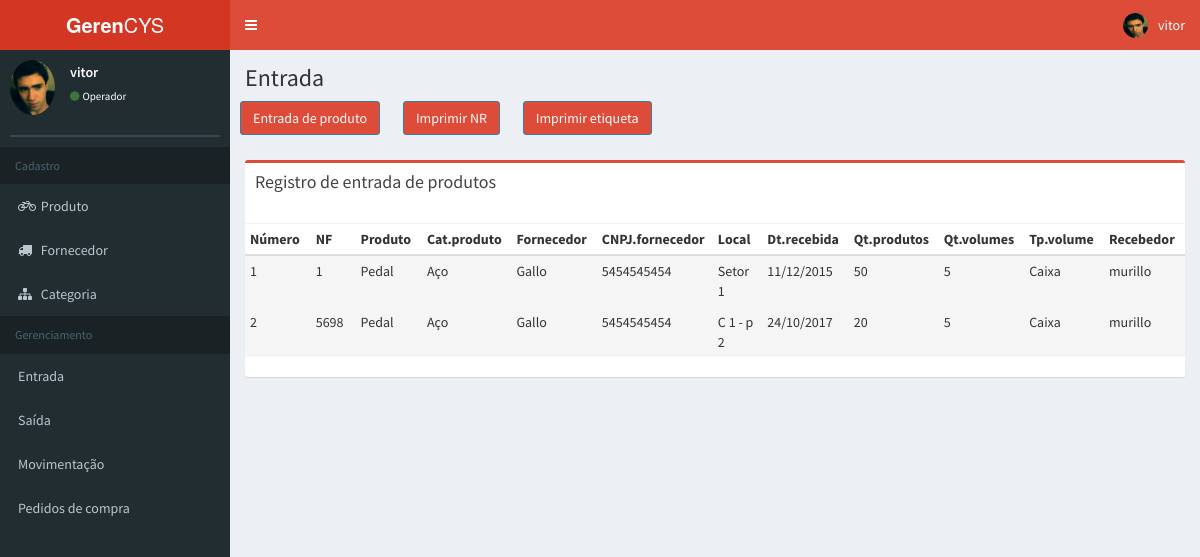
The page /entrada.php (signed in) on the database its author committed.
### tables this page shows
CREATE TABLE IF NOT EXISTS `tb_entrada` (
  `cd_entrada` int(11) NOT NULL,
  `cd_produto` int(11) DEFAULT NULL,
  `dt_entrada` varchar(10) NOT NULL,
  `qt_volume` int(20) NOT NULL,
  `qt_recebido` decimal(40,0) NOT NULL,
  `nm_volume` varchar(20) NOT NULL,
  `ds_local` varchar(60) NOT NULL,
  `cd_nf` varchar(15) NOT NULL,
  `nm_usuario` varchar(60) NOT NULL,
  PRIMARY KEY (`cd_entrada`),
  KEY `fk_entrada_produto` (`cd_produto`)
);

CREATE TABLE IF NOT EXISTS `tb_produto` (
  `cd_produto` int(11) NOT NULL,
  `cd_fornecedor` int(11) DEFAULT NULL,
  `nm_produto` varchar(60) NOT NULL,
  `cd_categoria` int(11) DEFAULT NULL,
  PRIMARY KEY (`cd_produto`),
  KEY `fk_produto_categoria` (`cd_categoria`),
  KEY `fk_produto_fornecedor` (`cd_fornecedor`)
);

CREATE TABLE IF NOT EXISTS `tb_categoria` (
  `cd_categoria` int(11) NOT NULL,
  `nm_categoria` varchar(60) NOT NULL,
  PRIMARY KEY (`cd_categoria`)
);

CREATE TABLE IF NOT EXISTS `tb_fornecedor` (
  `cd_fornecedor` int(11) NOT NULL,
  `nm_fornecedor` varchar(60) NOT NULL,
  `cd_cnpj` char(18) NOT NULL,
  `cd_telefone` varchar(14) NOT NULL,
  PRIMARY KEY (`cd_fornecedor`)
);

### system/database.php (called while the page is built, shortened)
<?php
	function DBRead($table, $params = null, $fields = '*'){
		$params = ($params) ? " {$params}" : null;
		$query 	= "SELECT {$fields} FROM {$table}{$params}";
		$result	= DBExecute($query);
		if(!mysqli_num_rows($result))
			return false;
		else {
			while ($res = mysqli_fetch_assoc($result)){
				$data[] = $res;
			}
			return $data;
		}
	}
	function DBExecute($query, $insertId = false){
		$link 	= DBConnect();
		$result = @mysqli_query($link, $query) or die(mysqli_error($link));
		return $result;
	}
	function DBConnect(){
		$link = @mysqli_connect(DB_HOSTNAME, DB_USERNAME, DB_PASSWORD, DB_DATABASE) or die(mysqli_connect_error());
		mysqli_set_charset($link, DB_CHARSET) or die(mysqli_error($link));
		return $link;
	}

### entrada.php (the view, shortened to what this page needs)
<?php
    require 'system/database.php';
?>
<?php
    if(!isset($_SESSION["usuario"]) || !isset($_SESSION["senha"]))
    {
        header("Location: index.php");
        exit;
    }
    else
    {
?>
<!DOCTYPE html>
<html>
    <head>
        <link href="bootstrap/css/bootstrap.min.css" rel="stylesheet" type="text/css">
        <link href="https://maxcdn.bootstrapcdn.com/font-awesome/4.3.0/css/font-awesome.min.css"
        rel="stylesheet" type="text/css">
        <link href="https://code.ionicframework.com/ionicons/2.0.1/css/ionicons.min.css"
        rel="stylesheet" type="text/css">
        <link href="dist/css/AdminLTE.min.css" rel="stylesheet" type="text/css">
        <link href="dist/css/skins/skin-red.min.css" rel="stylesheet" type="text/css">
    </head>
        <body class="skin-red fixed sidebar-mini">
        <div class="wrapper">
            <header class="main-header fixed">
                <a href="#" class="logo">
                <span class="logo-lg"><b>Geren</b>CYS</span>
            </a>
                <nav class="navbar navbar-static-top" role="navigation">
                    <a href="#" class="sidebar-toggle" data-toggle="offcanvas" role="button">
                    </a>
                    <div class="navbar-custom-menu">
                        <ul class="nav navbar-nav">
                            <li class="dropdown user user-menu">
                                <a href="#" class="dropdown-toggle" data-toggle="dropdown">
                                    <img src="<?php echo $_SESSION["foto"];?>" class="user-image" alt="User Image">
                                    <span class="hidden-xs"><?php echo $_SESSION["usuario"];?></span>
                                </a>
                            </li>
                        </ul>
                    </div>
                </nav>
            </header>
            <aside class="main-sidebar" style="position: fixed; max-height: 100%;
        overflow: auto;">
                <section class="sidebar">
                    <div class="user-panel">
                        <div class="pull-left image">
                            <img src="<?php echo $_SESSION["foto"];?>" class="img-circle" alt="User Image">
                        </div>
                        <div class="pull-left info">
                            <p><?php echo $_SESSION["usuario"];?></p>
                            <a><i class="fa fa-circle text-success"></i><?php echo $_SESSION["tipo"];?></a>
                        </div>
                    </div>
                    <form action="#" method="get" class="sidebar-form">
                    </form>
                    <ul class="sidebar-menu">
                        <li class="header">Cadastro</li>
                        <li>
                            <a href="produto.php"><i class="fa  fa-bicycle"></i> <span>Produto</span></a>
                        </li>
                        <li>
                            <a href="fornecedor.php"><i class="fa fa-truck"></i> <span>Fornecedor</span></a>
                        </li>
                        <li>
                            <a href="categoria.php"><i class="fa fa-sitemap"></i> <span>Categoria</span></a>
                        </li>
                        <li class="header">Gerenciamento</li>
                        <li>
                            <a href="entrada.php"><span>Entrada</span></a>
                        </li>
                        <li>
                            <a href="saida.php"><span>Saída</span></a>
                        </li>
                        <li>
                            <a href="controle.php"><span>Movimentação</span></a>
                        </li>
                        <li>
                            <a href="pedido.php"><span>Pedidos de compra</span></a>
                        </li>
                    </ul>
                </section>
            </aside>
            <div class="content-wrapper hidden-sm">
                <section class="content-header">
                    <h1>Entrada
                    </h1>
                </section>
                    <button class="bg-red btn btn-primary margin" data-toggle="modal" data-target="#modalnewentrada">Entrada de produto</button>
                        <section class="modal fade" id="modalnewentrada">
                            <div class="modal-dialog">
                                <div class="modal-content">
                                    <div class="modal-body">
                                        <form action="" method="POST">
                                        value="<?php
                                                $cadastro = DBRead("tb_entrada");
                                        ?>" readonly="readonly">
                                            <?php
                                                $produto = DBRead("tb_produto
                                                                    inner JOIN tb_fornecedor
                                                                        on tb_produto.cd_fornecedor = tb_fornecedor.cd_fornecedor
                                                                            inner JOIN tb_categoria
                                                                                on tb_produto.cd_categoria = tb_categoria.cd_categoria");
                                            ?>
										<label><font>Qt. volume<font></label>
                                    </div>
                                </div>
                            </div>
                        </section>
                    <button class="bg-red btn btn-primary margin" data-toggle="modal" data-target="#modalnr">Imprimir NR</button>
                    <button class="bg-red btn btn-primary margin" data-toggle="modal" data-target="#modaletiqueta">Imprimir etiqueta</button>
                <section class="content">
                    <div class="box box-danger">
                        <div class="box-header">
                            <h3 class="box-title">Registro de entrada de produtos</h3>
                        </div>
                        <div class="box-body">
                        </div>
                        <div class="row">
                            <div class="col-sm-12" style="overflow: auto;">
                                <table id="tb_produtos" role="grid" aria-describedby="example1_info" class="table table-condensed table-hover">
                                    <tbody>
                                        <tr role="row">
                                            <th class="sorting" tabindex="0" aria-controls="tb_entrada" rowspan="1" colspan="1" style="width: 180px;">Número</th>
                                            <th class="sorting" tabindex="0" aria-controls="tb_entrada" rowspan="1" colspan="1" style="width: 180px;">NF</th>
											<th class="sorting" tabindex="0" aria-controls="tb_entrada" rowspan="1" colspan="1" style="width: 180px;">Produto</th>
                                            <th class="sorting" tabindex="0" aria-controls="tb_entrada" rowspan="1" colspan="1" style="width: 180px;">Cat.produto</th>
											<th class="sorting" tabindex="0" aria-controls="tb_entrada" rowspan="1" colspan="1" style="width: 180px;">Fornecedor</th>
											<th class="sorting" tabindex="0" aria-controls="tb_entrada" rowspan="1" colspan="1" style="width: 180px;">CNPJ.fornecedor</th>
											<th class="sorting" tabindex="0" aria-controls="tb_entrada" rowspan="1" colspan="1" style="width: 180px;">Local</th>
											<th class="sorting" tabindex="0" aria-controls="tb_entrada" rowspan="1" colspan="1" style="width: 180px;">Dt.recebida</th>
											<th class="sorting" tabindex="0" aria-controls="tb_entrada" rowspan="1" colspan="1" style="width: 180px;">Qt.produtos</th>
											<th class="sorting" tabindex="0" aria-controls="tb_entrada" rowspan="1" colspan="1" style="width: 180px;">Qt.volumes</th>
											<th class="sorting" tabindex="0" aria-controls="tb_entrada" rowspan="1" colspan="1" style="width: 180px;">Tp.volume</th>
                                            <th class="sorting" tabindex="0" aria-controls="tb_entrada" rowspan="1" colspan="1" style="width: 180px;">Recebedor</th>
                                    <tbody>
                                        <?php
                                            $entrada = DBRead("tb_entrada AS e inner JOIN tb_produto AS p
                                                            ON e.cd_produto = p.cd_produto
                                                            inner join tb_fornecedor as f
                                                            on p.cd_fornecedor = f.cd_fornecedor
                                                            inner join tb_categoria as c
                                                            on p.cd_categoria = c.cd_categoria", "order by cd_entrada");
                                            if(!$entrada)
                                                echo 'Não há entrada de produtos.';
                                            else
                                            {
                                                foreach($entrada as $entradas):
                                        ?>
                                        <tr role="row" class="active blue odd">
                                            <td class="active">
                                                <?php
                                                    echo $entradas['cd_entrada'];
                                                ?>
                                            </td>
                                            <td class="active">
                                                <?php
                                                    echo $entradas['cd_nf'];
                                                ?>
                                            </td>
                                            <td class="active">
                                                <?php
                                                    echo $entradas['nm_produto'];
                                                ?>
                                            </td>
                                            <td class="active">
                                                <?php
                                                    echo $entradas['nm_categoria'];
                                                ?>
                                            </td>
											<td class="active">
                                                <?php
                                                    echo $entradas['nm_fornecedor'];
                                                ?>
                                            </td>
											<td class="active">
                                                <?php
                                                    echo $entradas['cd_cnpj'];
                                                ?>
                                            </td>
											<td class="active">
                                                <?php
                                                    echo $entradas['ds_local'];
                                                ?>
                                            </td>
											<td class="active">
                                                <?php
                                                    echo $entradas['dt_entrada'];
                                                ?>
                                            </td>
											<td class="active">
                                                <?php
                                                    echo $entradas['qt_recebido'];
                                                ?>
                                            </td>
											<td class="active">
                                                <?php
                                                    echo $entradas['qt_volume'];
                                                ?>
                                            </td>
											<td class="active">
                                                <?php
                                                    echo $entradas['nm_volume'];
                                                ?>
                                            </td>
                                            <td class="active">
                                                <?php
                                                    echo $entradas['nm_usuario'];
                                                ?>
                                            </td>
                                        </tr>
                                        <?php
                                            endforeach; }
                                        ?>
                                    </tbody>
                                </table>
                            </div>
                        </div>
                    </div>
                </section>
            </div>
        </div>
    </body>
</html>
<?php
    }
?>

### rows shown on the page
tb_entrada: cd_entrada "1", cd_nf "1", cd_produto.nm_produto "Pedal", tb_categoria.nm_categoria "Aço", tb_fornecedor.nm_fornecedor "Gallo", tb_fornecedor.cd_cnpj "5454545454", ds_local "Setor 1", dt_entrada "11/12/2015", qt_recebido "50", qt_volume "5", nm_volume "Caixa", nm_usuario "murillo"
tb_entrada: cd_entrada "2", cd_nf "5698", cd_produto.nm_produto "Pedal", tb_categoria.nm_categoria "Aço", tb_fornecedor.nm_fornecedor "Gallo", tb_fornecedor.cd_cnpj "5454545454", ds_local "C 1 - p 2", dt_entrada "24/10/2017", qt_recebido "20", qt_volume "5", nm_volume "Caixa", nm_usuario "murillo"

### other values the page prints
$_SESSION["usuario"] "vitor"
$_SESSION["tipo"] "Operador"
